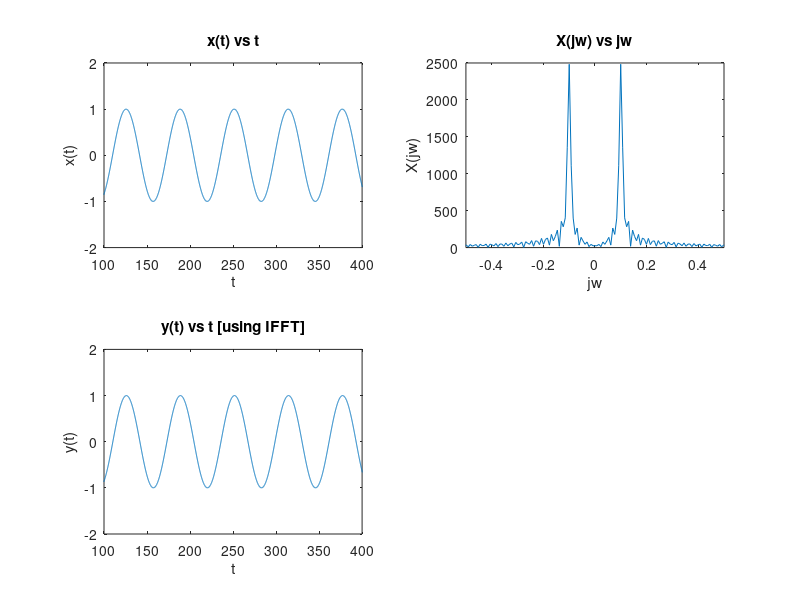
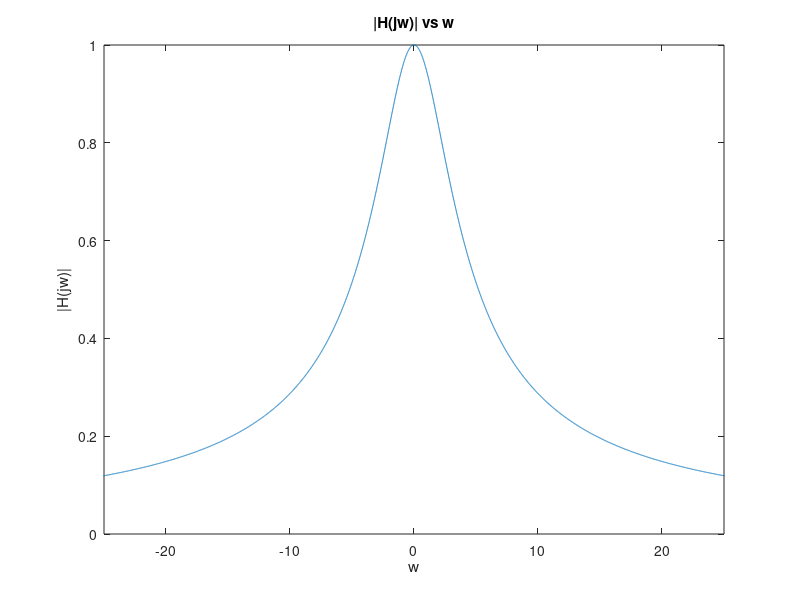

Source code (MATLAB) for these figures, in order: (Note: this script raises an error after producing the figures.)
% FILE: Ex1.m
% NAME: Jeremy Liem
% DESCRIPTION: Filtering

% Clear all variables and close all windows

clearvars;
close all;

%define t
Fs=10;
t = 0:1/Fs:500;
%create x
x = cos(0.1*t);

%Fourier Transform
N=8192;
x_fft = fftshift(fft(x,N));
x_abs = abs(x_fft);

w_period = 2*pi*Fs/N;
w = (-N/2:(N/2)-1)*w_period;

%Plot x vs t on 1st subplot and x_abs vs w on 2nd subplot
figure(1);
subplot(2,2,1);
plot(t,x);
xlim([100 400]);
ylim([-2 2]);
xlabel('t');
ylabel('x(t)');
title('x(t) vs t');

subplot(2,2,2);
plot(w,x_abs);
xlim([-0.5 0.5]);
xlabel('jw');
ylabel('X(jw)');
title('X(jw) vs jw');

%define H(jw)
H_fft = 3./(3+i*w);
H_abs = abs(H_fft);

%Plotting H(jw)
figure(2);
plot(w,H_abs);
xlim([-25 25]);
xlabel('w');
ylabel('|H(jw)|');
title('|H(jw)| vs w');

%find y_fft
y_fft=x_fft .* H_fft;

%convert back to t domain
y_ifft = ifft(fftshift(y_fft), N);
y = real(y_ifft);

%Compute t_y
t_y = (0:(N-1))*(1/Fs); 
%Plotting in 3rd subplot
figure(1);
subplot(2,2,3);
plot(t_y,y);
xlim([100 400]);
ylim([-2 2]);
xlabel('t');
ylabel('y(t)');
title('y(t) vs t [using IFFT]');

%compute using lsim function
b=[3];
a=[1 3];

y=lsim(b,a,x,t);
% Plot in fourth subplot
subplot(2,2,4);
plot(t,y);
xlim([100 400]);
ylim([-2 2]);
xlabel('t');
ylabel('y(t)');
title('y(t) vs t [using lsim]');
